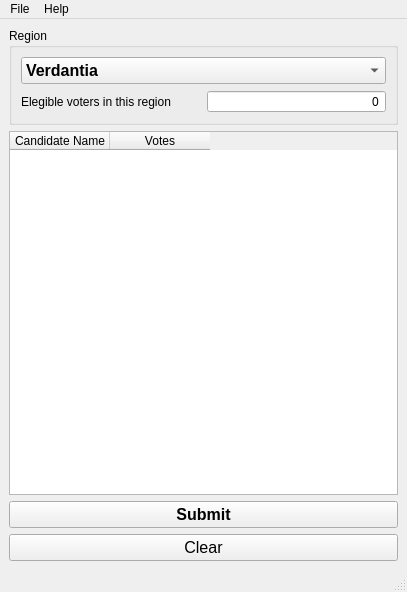
<?xml version="1.0" encoding="UTF-8"?>
<ui version="4.0">
 <class>MainWindow</class>
 <widget class="QMainWindow" name="MainWindow">
  <property name="geometry">
   <rect>
    <x>0</x>
    <y>0</y>
    <width>407</width>
    <height>592</height>
   </rect>
  </property>
  <property name="windowTitle">
   <string>ValVote Ballot Manual Entry Tool</string>
  </property>
  <widget class="QWidget" name="centralwidget">
   <layout class="QVBoxLayout" name="verticalLayout">
    <item>
     <widget class="QGroupBox" name="regionGroupBox">
      <property name="title">
       <string>Region</string>
      </property>
      <layout class="QVBoxLayout" name="verticalLayout_2">
       <item>
        <widget class="QComboBox" name="regionComboBox">
         <property name="font">
          <font>
           <pointsize>12</pointsize>
           <bold>true</bold>
          </font>
         </property>
         <item>
          <property name="text">
           <string>Verdantia</string>
          </property>
         </item>
         <item>
          <property name="text">
           <string>Elarion</string>
          </property>
         </item>
         <item>
          <property name="text">
           <string>Zepharion</string>
          </property>
         </item>
         <item>
          <property name="text">
           <string>Valtara</string>
          </property>
         </item>
         <item>
          <property name="text">
           <string>Eryndor</string>
          </property>
         </item>
        </widget>
       </item>
       <item>
        <layout class="QHBoxLayout" name="horizontalLayout">
         <item>
          <widget class="QLabel" name="label">
           <property name="text">
            <string>Elegible voters in this region</string>
           </property>
          </widget>
         </item>
         <item>
          <widget class="QDoubleSpinBox" name="regionVotersDoubleSpinBox">
           <property name="frame">
            <bool>true</bool>
           </property>
           <property name="alignment">
            <set>Qt::AlignmentFlag::AlignRight|Qt::AlignmentFlag::AlignTrailing|Qt::AlignmentFlag::AlignVCenter</set>
           </property>
           <property name="readOnly">
            <bool>true</bool>
           </property>
           <property name="buttonSymbols">
            <enum>QAbstractSpinBox::ButtonSymbols::NoButtons</enum>
           </property>
           <property name="keyboardTracking">
            <bool>true</bool>
           </property>
           <property name="showGroupSeparator" stdset="0">
            <bool>true</bool>
           </property>
           <property name="decimals">
            <number>0</number>
           </property>
           <property name="maximum">
            <double>2147483647.000000000000000</double>
           </property>
          </widget>
         </item>
        </layout>
       </item>
      </layout>
     </widget>
    </item>
    <item>
     <widget class="QTableWidget" name="candidatesTableWidget">
      <property name="selectionMode">
       <enum>QAbstractItemView::SelectionMode::SingleSelection</enum>
      </property>
      <property name="selectionBehavior">
       <enum>QAbstractItemView::SelectionBehavior::SelectRows</enum>
      </property>
      <property name="rowCount">
       <number>0</number>
      </property>
      <property name="columnCount">
       <number>2</number>
      </property>
      <attribute name="horizontalHeaderCascadingSectionResizes">
       <bool>false</bool>
      </attribute>
      <attribute name="horizontalHeaderStretchLastSection">
       <bool>false</bool>
      </attribute>
      <column>
       <property name="text">
        <string>Candidate Name</string>
       </property>
      </column>
      <column>
       <property name="text">
        <string>Votes</string>
       </property>
      </column>
     </widget>
    </item>
    <item>
     <widget class="QPushButton" name="submitPushButton">
      <property name="font">
       <font>
        <pointsize>12</pointsize>
        <bold>true</bold>
       </font>
      </property>
      <property name="text">
       <string>Submit</string>
      </property>
     </widget>
    </item>
    <item>
     <widget class="QPushButton" name="clearPushButton">
      <property name="font">
       <font>
        <pointsize>12</pointsize>
       </font>
      </property>
      <property name="text">
       <string>Clear</string>
      </property>
     </widget>
    </item>
   </layout>
  </widget>
  <widget class="QMenuBar" name="menubar">
   <property name="geometry">
    <rect>
     <x>0</x>
     <y>0</y>
     <width>407</width>
     <height>21</height>
    </rect>
   </property>
   <widget class="QMenu" name="menuFile">
    <property name="title">
     <string>File</string>
    </property>
    <addaction name="actionExit"/>
   </widget>
   <widget class="QMenu" name="menuHelp">
    <property name="title">
     <string>Help</string>
    </property>
    <addaction name="actionAbout"/>
   </widget>
   <addaction name="menuFile"/>
   <addaction name="menuHelp"/>
  </widget>
  <widget class="QStatusBar" name="statusbar"/>
  <action name="actionExit">
   <property name="text">
    <string>Exit</string>
   </property>
   <property name="shortcut">
    <string>Ctrl+Q</string>
   </property>
  </action>
  <action name="actionAbout">
   <property name="text">
    <string>About</string>
   </property>
  </action>
 </widget>
 <resources/>
 <connections/>
</ui>
